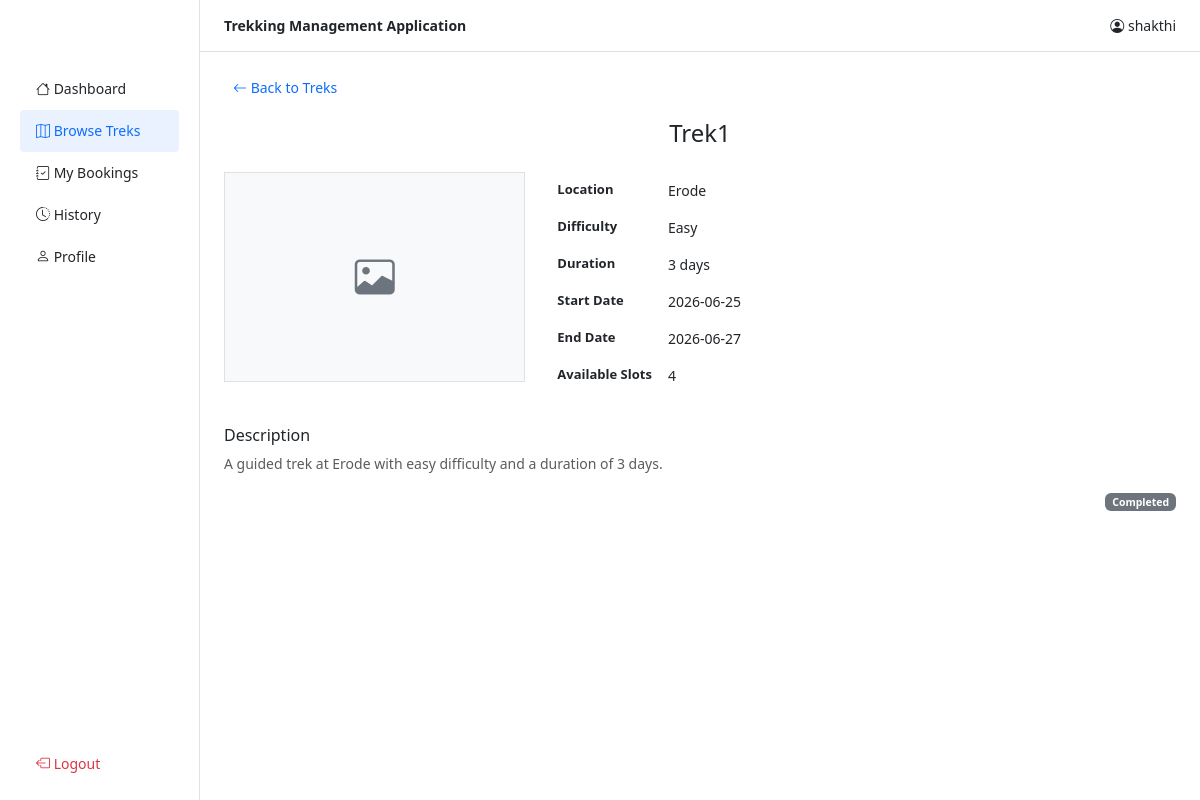
/user/trek/1 (signed in), run on the app's committed database.
### tables this page shows
CREATE TABLE treks (
            id INTEGER PRIMARY KEY AUTOINCREMENT,
            name TEXT NOT NULL,
            location TEXT,
            difficulty TEXT CHECK(difficulty IN ("Easy","Moderate","Hard")),
            duration INTEGER,
            slots INTEGER DEFAULT 0,
            staff_id INTEGER REFERENCES users(id),
            status TEXT DEFAULT "Pending",
            start_date TEXT,
            end_date TEXT
        , description TEXT DEFAULT "");

### app.py (the view)
@app.route('/user/trek/<int:tid>')
@login_required('user')
def user_trek_detail(tid):
    db = get_db()
    trek = db.execute('SELECT * FROM treks WHERE id=?', (tid,)).fetchone()
    if not trek:
        flash('Trek not found.')
        return redirect(url_for('user_treks'))
    return render_template('user/trek_detail.html', trek=trek)

### app.py (called while the page is built)
def login_required(role=None):
    def decorator(f):
        @wraps(f)
        def wrapper(*args, **kwargs):
            if 'user_id' not in session:
                return redirect(url_for('login'))
            if role and session.get('role') != role:
                flash('Access denied.')
                return redirect(url_for('login'))
            return f(*args, **kwargs)
        return wrapper
    return decorator

### database.py (called while the page is built)
def get_db():
    db = getattr(g, '_database', None)
    if db is None:
        db = g._database = sqlite3.connect(DATABASE)
        db.row_factory = sqlite3.Row
    return db

### templates/user/trek_detail.html
{% extends "base.html" %}
{% block sidebar %}
<ul class="nav flex-column px-2">
  <li class="nav-item"><a class="nav-link" href="{{ url_for('user_dashboard') }}"><i class="bi bi-house"></i> Dashboard</a></li>
  <li class="nav-item"><a class="nav-link active" href="{{ url_for('user_treks') }}"><i class="bi bi-map"></i> Browse Treks</a></li>
  <li class="nav-item"><a class="nav-link" href="{{ url_for('user_bookings') }}"><i class="bi bi-journal-check"></i> My Bookings</a></li>
  <li class="nav-item"><a class="nav-link" href="{{ url_for('user_history') }}"><i class="bi bi-clock-history"></i> History</a></li>
  <li class="nav-item"><a class="nav-link" href="{{ url_for('user_profile') }}"><i class="bi bi-person"></i> Profile</a></li>
</ul>
{% endblock %}
{% block content %}
<a href="{{ url_for('user_treks') }}" class="btn btn-sm btn-link text-decoration-none mb-3"><i class="bi bi-arrow-left"></i> Back to Treks</a>
<h4 class="text-center mb-4">{{ trek.name }}</h4>
<div class="row g-4 align-items-start">
  <div class="col-md-4">
    <div class="bg-light border d-flex align-items-center justify-content-center" style="height:210px">
      <i class="bi bi-image fs-1 text-secondary"></i>
    </div>
  </div>
  <div class="col-md-8">
    <table class="table table-borderless w-auto">
      <tr><th>Location</th><td>{{ trek.location }}</td></tr>
      <tr><th>Difficulty</th><td>{{ trek.difficulty }}</td></tr>
      <tr><th>Duration</th><td>{{ trek.duration }} days</td></tr>
      <tr><th>Start Date</th><td>{{ trek.start_date }}</td></tr>
      <tr><th>End Date</th><td>{{ trek.end_date }}</td></tr>
      <tr><th>Available Slots</th><td>{{ trek.slots }}</td></tr>
    </table>
  </div>
</div>
<h6 class="mt-3">Description</h6>
<p class="text-muted">{{ trek.description or ('A guided trek at ' ~ trek.location ~ ' with ' ~ trek.difficulty|lower ~ ' difficulty and a duration of ' ~ trek.duration ~ ' days.') }}</p>
{% if trek.status == 'Open' and trek.slots > 0 %}
<form method="POST" action="{{ url_for('user_book', tid=trek.id) }}" class="text-end"><button class="btn btn-primary px-5">Book Now</button></form>
{% else %}
<div class="text-end"><span class="badge bg-secondary">{{ trek.status }}</span></div>
{% endif %}
{% endblock %}

### templates/base.html (style rules this page uses)
body { background: #fff; color: #212529; font-size: 14px; }
.sidebar .nav-link { color: #212529; padding:.65rem 1rem; font-weight:500; }
.sidebar .nav-link:hover, .sidebar .nav-link.active { background: #eaf2ff; border-radius: 4px; color: #0d6efd; }
.table th { font-size: 13px; }

### data on the page
treks: name "Trek1", location "Erode", difficulty "Easy", duration "3", start_date "2026-06-25", end_date "2026-06-27", slots "4", description+location+difficulty "A guided trek at Erode with easy difficulty and a duration of 3 days.", status "Completed"

### other printed values
{{ session.username }} "shakthi"
